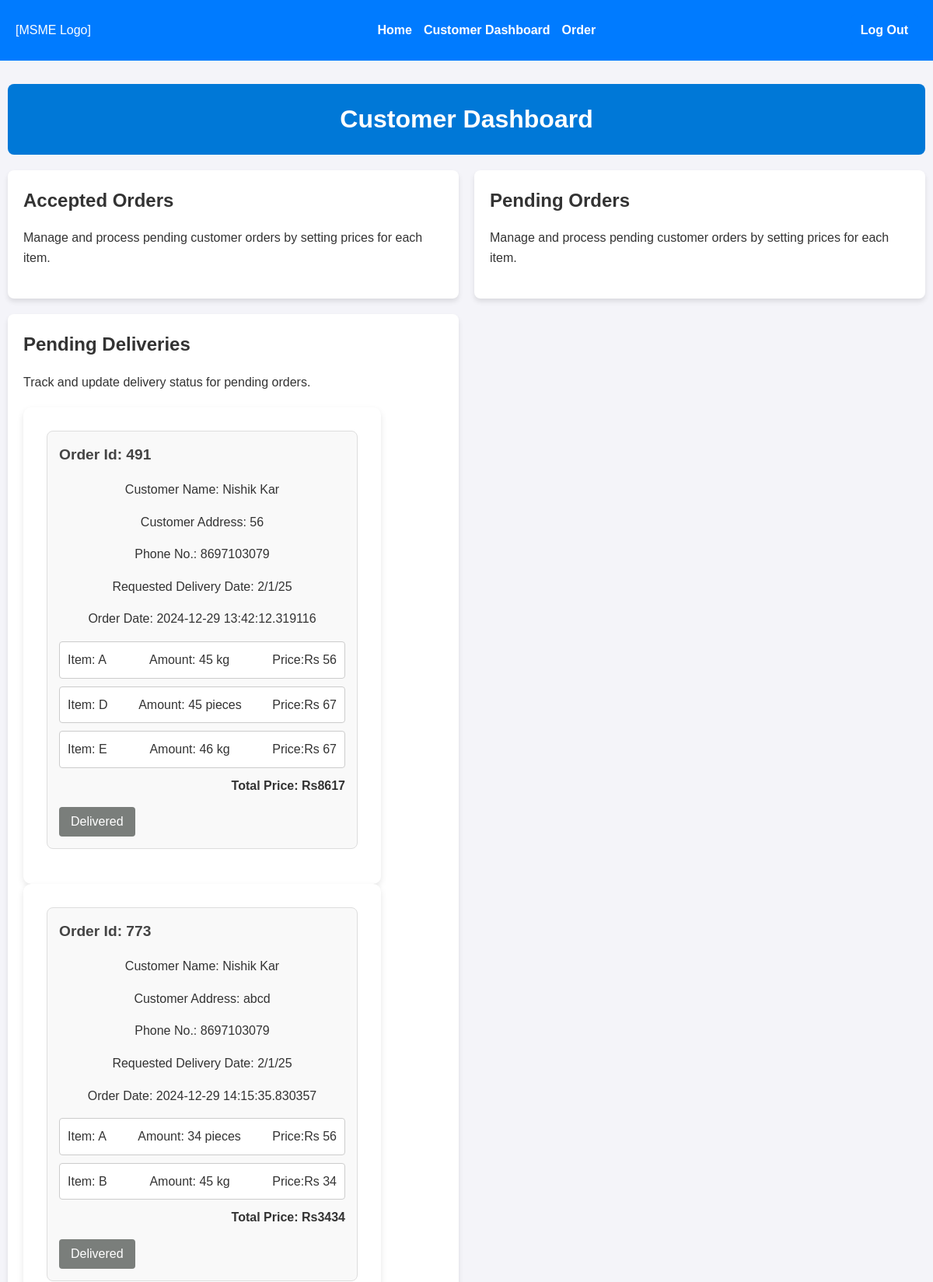
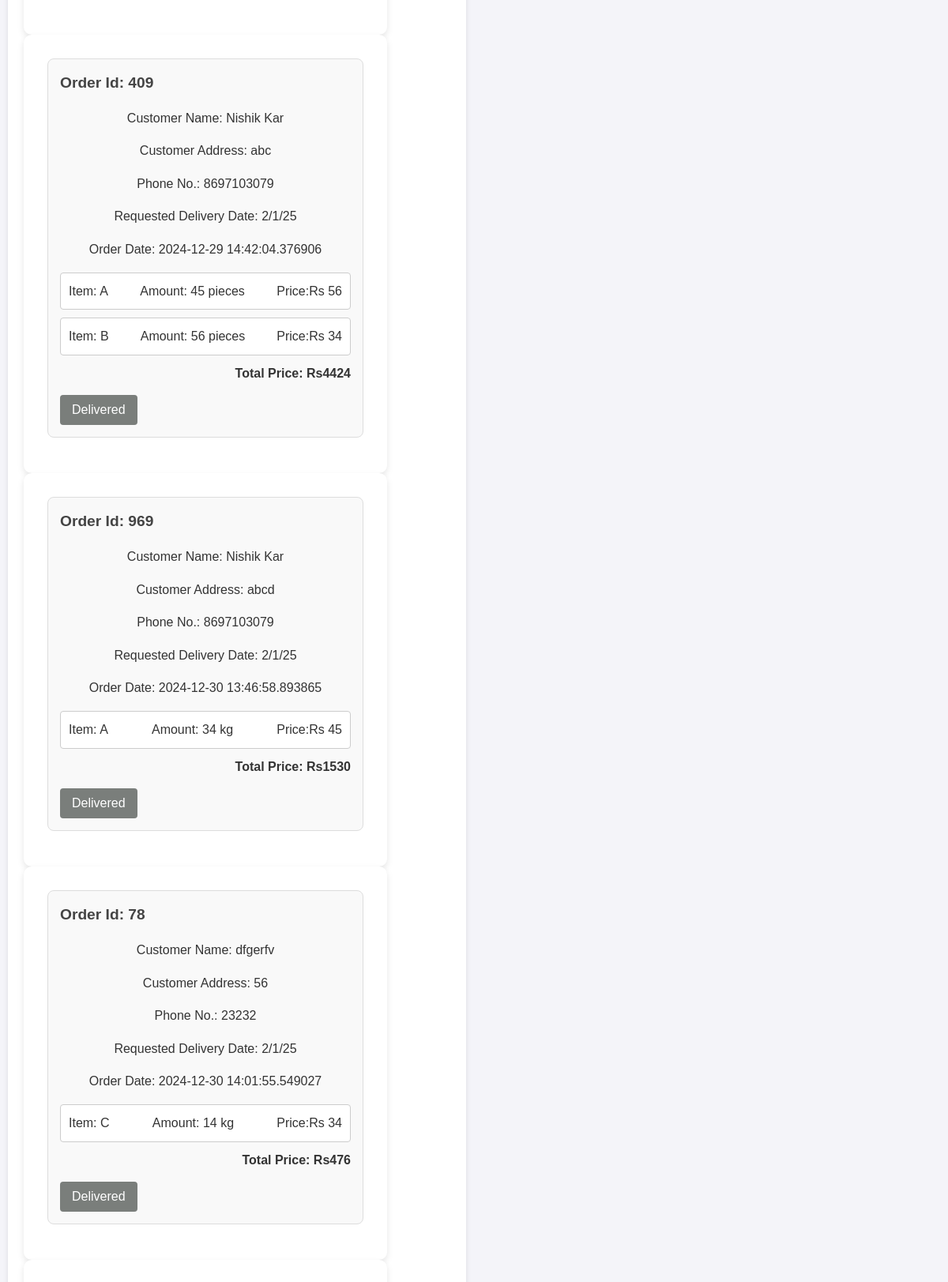
Screenshot of /customer_dashboard (signed in, upper part) with the database file from the repository (2 pictures, top to bottom).
### tables this page shows
CREATE TABLE orders (  
    user_id INTEGER NOT NULL,
    order_id INTEGER NOT NULL,
    name TEXT NOT NULL,
    date TEXT NOT NULL,
    order_status TEXT NOT NULL,
    delivery_address TEXT,
    delivery_date TEXT,
    phone_no TEXT, 
    total_bill INTEGER DEFAULT NULL,
    FOREIGN KEY(user_id) REFERENCES users(id)
  );

CREATE TABLE order_description (
    id INTEGER NOT NULL,
    item_id INTEGER NOT NULL,
    quantity INTEGER NOT NULL,
    qty_type TEXT NOT NULL, price INTEGER DEFAULT NULL, item_name TEXT NOT NULL,
    FOREIGN KEY(item_id) REFERENCES items(id)
  );

### app.py (the view)
@app.route("/customer_dashboard", methods=["GET", "POST"])
@login_required
def customer_dashboard():
    if request.method == "POST":
        if request.form.get("action") == "reject":
            conn=sqlite3.connect('project.db')
            conn.row_factory = sqlite3.Row  # Enable dictionary-like access
            cursor=conn.cursor()
            order_id=int(request.form.get("order_id"))
            cursor.execute("UPDATE orders SET order_status = 'REJECTED' WHERE order_id = ?", (order_id,))
            user_id=int(session["user_id"])
            orders = cursor.execute("SELECT * FROM orders WHERE order_status = 'ACCEPTED' AND user_id = ?",(user_id,)).fetchall()
            order_description=cursor.execute("SELECT * FROM order_description WHERE id IN( SELECT order_id FROM orders WHERE order_status = 'ACCEPTED' AND user_id =  ? )",(user_id,)).fetchall()
            deliveries = cursor.execute("SELECT * FROM orders WHERE order_status = 'TBD' AND user_id = ?", (user_id,)).fetchall()
            delivery_description=cursor.execute("SELECT * FROM order_description WHERE id IN( SELECT order_id FROM orders WHERE order_status = 'TBD' AND user_id = ? )",(user_id,)).fetchall()
            pendings = cursor.execute("SELECT * FROM orders WHERE order_status = 'REQUESTED' AND user_id = ?", (user_id,)).fetchall()
            pending_descr=cursor.execute("SELECT * FROM order_description WHERE id IN( SELECT order_id FROM orders WHERE order_status = 'REQUESTED' AND user_id = ? )",(user_id,)).fetchall()
            conn.commit()
            conn.close()
            return render_template("customer_dashboard.html", orders=orders, items=order_description, deliveries=deliveries,descriptions=delivery_description,pendings=pendings, pending_descr=pending_descr  )
        else:
            conn=sqlite3.connect('project.db')
            conn.row_factory = sqlite3.Row  # Enable dictionary-like access
            cursor=conn.cursor()
            order_id=int(request.form.get("order_id"))
            cursor.execute("UPDATE orders SET order_status = 'APPROVED' WHERE order_id = ?", (order_id,))
            user_id=int(session["user_id"])
            orders = cursor.execute("SELECT * FROM orders WHERE order_status = 'ACCEPTED' AND user_id = ?",(user_id,)).fetchall()
            order_description=cursor.execute("SELECT * FROM order_description WHERE id IN( SELECT order_id FROM orders WHERE order_status = 'ACCEPTED' AND user_id =  ? )",(user_id,)).fetchall()
            deliveries = cursor.execute("SELECT * FROM orders WHERE order_status = 'TBD' AND user_id = ?", (user_id,)).fetchall()
            delivery_description=cursor.execute("SELECT * FROM order_description WHERE id IN( SELECT order_id FROM orders WHERE order_status = 'TBD' AND user_id = ? )",(user_id,)).fetchall()
            pendings = cursor.execute("SELECT * FROM orders WHERE order_status = 'REQUESTED' AND user_id = ?", (user_id,)).fetchall()
            pending_descr=cursor.execute("SELECT * FROM order_description WHERE id IN( SELECT order_id FROM orders WHERE order_status = 'REQUESTED' AND user_id = ? )",(user_id,)).fetchall()
            conn.commit()
            conn.close()
            return render_template("customer_dashboard.html", orders=orders, items=order_description, deliveries=deliveries,descriptions=delivery_description,pendings=pendings, pending_descr=pending_descr  )
    else:
        conn=sqlite3.connect('project.db')
        conn.row_factory = sqlite3.Row  # Enable dictionary-like access
        cursor=conn.cursor()
        user_id=int(session["user_id"])
        orders = cursor.execute("SELECT * FROM orders WHERE order_status = 'ACCEPTED' AND user_id = ?",(user_id,)).fetchall()
        order_description=cursor.execute("SELECT * FROM order_description WHERE id IN( SELECT order_id FROM orders WHERE order_status = 'ACCEPTED' AND user_id =  ? )",(user_id,)).fetchall()
        deliveries = cursor.execute("SELECT * FROM orders WHERE order_status = 'TBD' AND user_id = ?", (user_id,)).fetchall()
        delivery_description=cursor.execute("SELECT * FROM order_description WHERE id IN( SELECT order_id FROM orders WHERE order_status = 'TBD' AND user_id = ? )",(user_id,)).fetchall()
        pendings = cursor.execute("SELECT * FROM orders WHERE order_status = 'REQUESTED' AND user_id = ?", (user_id,)).fetchall()
        pending_descr=cursor.execute("SELECT * FROM order_description WHERE id IN( SELECT order_id FROM orders WHERE order_status = 'REQUESTED' AND user_id = ? )",(user_id,)).fetchall()
        conn.close()
        return render_template("customer_dashboard.html", orders=orders, items=order_description, deliveries=deliveries,descriptions=delivery_description,pendings=pendings, pending_descr=pending_descr  )

### app.py (called while the page is built)
@app.after_request
def after_request(response):
    response.headers["Cache-Control"] = "no-cache, no-store, must-revalidate"
    response.headers["Expires"] = 0
    response.headers["Pragma"] = "no-cache"
    return response

### helpers.py (called while the page is built)
def login_required(f):
    @wraps(f)
    def decorated_function(*args, **kwargs):
        if session.get("user_id") is None:
            return redirect("/login")
        return f(*args, **kwargs)
    return decorated_function

### templates/customer_dashboard.html (shortened to what this page needs)
<!DOCTYPE html>
<html lang="en">
<head>
    <link href="/static/styles.css" rel="stylesheet">
</head>
<body>
<header class="main-header">
    <div class="logo">[MSME Logo]</div>
    <nav>
        <ul class="nav-links">
        <li><a href="{{ url_for('index') }}">Home</a></li>
        <li><a href="{{ url_for('customer_dashboard') }}">Customer Dashboard</a></li>
        <li><a href="{{ url_for('order') }}">Order</a></li>
        </ul>
    </nav>
    <div>
        <a href="{{ url_for('logout') }}" class="btn-primary">Log Out</a>
    </div>
</header>
    <div class="dashboard-container">
        <div class="header">
            <h1>Customer Dashboard</h1>
        </div>
        <div class="grid-container">
            <div class="card">
                <h3>Accepted Orders</h3>
                <p>Manage and process pending customer orders by setting prices for each item.</p>
            </div>
            <div class="card">
                <h3>Pending Orders</h3>
                <p>Manage and process pending customer orders by setting prices for each item.</p>
            </div>
            <div class="card">
                <h3>Pending Deliveries</h3>
                <p>Track and update delivery status for pending orders.</p>
                <div class="pending-deliveries">
                    {% for order in deliveries %}
                    <form action="/#" method="POST">
                      <div class="order">
                        <h4>Order Id: {{order["order_id"]}}</h4>
                        <p>Customer Name: {{order["name"]}}</p>
                        <p>Customer Address: {{order["delivery_address"]}}</p>
                        <p>Phone No.: {{order["phone_no"]}}</p>
                        <p>Requested Delivery Date: {{order["delivery_date"]}}</p>
                        <p>Order Date: {{order["date"]}}</p>
                        {% for item in descriptions %}
                            {% if item["id"] == order["order_id"] %}
                            <div class="order-item">
                                <span>Item: {{item["item_name"]}}</span>
                                <span>Amount: {{item["quantity"]}} {{item["qty_type"]}}</span>
                                <span>Price:Rs {{item["price"]}}</span>
                            </div>
                            {% endif %}
                        {% endfor %}
                        <div class="order-total">Total Price: Rs<span class="total-price">{{order["total_bill"]}}</span></div>
                        <div class="order-actions">
                            <button type="submit" class="TBD">Delivered</button>
                        </div>
                      </div>
                    </form>
                  {% endfor %}
                </div>
            </div>
        </div>
    </div>
</body>
</html>

### static/styles.css (style rules this page uses)
body { font-family: 'Arial', sans-serif; margin: 0; padding: 0; color: #333; line-height: 1.6; }
a { text-decoration: none; }
.main-header { background: #007BFF; color: white; display: flex; justify-content: space-between; align-items: center; padding: 10px 20px; }
.nav-links { list-style: none; display: flex; gap: 15px; }
.nav-links li a { color: white; font-weight: bold; }
.btn-primary, .btn-secondary { padding: 8px 15px; border-radius: 5px; font-size: 14px; font-weight: bold; }
.btn-primary { background: white; color: #007BFF; border: 2px solid white; }
.btn-primary { margin-top: 10px; padding: 10px 20px; font-size: 14px; }
form { background-color: white; padding: 30px; border-radius: 10px; box-shadow: 0 4px 8px rgba(0, 0, 0, 0.1); width: 100%; max-width: 400px; }
button[type="submit"] { width: fit-content; padding: 10px 20px; font-size: 16px; }
form p { text-align: center; }
.btn-primary { width: 100%; padding: 12px; font-size: 16px; background-color: #007BFF; color: white; border: none; border-radius: 5px; cursor: pointer; }

### templates/customer_dashboard.html (style rules this page uses)
body { font-family: Arial, sans-serif; margin: 0; padding: 0; background-color: #f4f4f9; }
.dashboard-container { max-width: 1200px; margin: 20px auto; padding: 10px; }
.header { text-align: center; padding: 20px; background-color: #0078d7; color: white; border-radius: 8px; }
.header h1 { margin: 0; font-size: 2rem; }
.grid-container { display: grid; grid-template-columns: repeat(2, 1fr); gap: 20px; margin-top: 20px; }
.card { background-color: white; box-shadow: 0 4px 6px rgba(0, 0, 0, 0.1); border-radius: 8px; padding: 20px; transition: transform 0.2s, box-shadow 0.2s; }
.card h3 { margin: 0; font-size: 1.5rem; color: #333; }
.pending-orders, .pending-deliveries { margin-top: 20px; }
.order { background-color: #f9f9f9; border: 1px solid #ddd; border-radius: 8px; padding: 15px; margin-bottom: 15px; }
.order h4 { margin: 0; font-size: 1.2rem; color: #444; }
.order-item { display: flex; align-items: center; justify-content: space-between; margin-top: 10px; padding: 10px; background-color: #fff; border: 1px solid #ccc; border-radius: 4px; }
.order-total { margin-top: 10px; font-size: 1rem; font-weight: bold; text-align: right; }
.order-actions { margin-top: 15px; display: flex; gap: 10px; }
.order-actions button { padding: 10px 15px; border: none; border-radius: 4px; cursor: pointer; transition: background-color 0.2s; color: white; }
.order-actions .TBD { background-color: #7a7e7b; }

### rows the page displays
orders: order_id "491", name "Nishik Kar", delivery_address "56", phone_no "8697103079", delivery_date "2/1/25", date "2024-12-29 13:42:12.319116", total_bill "8617"
order_description: item_name "A", quantity "45", qty_type "kg", price "56"
order_description: item_name "D", quantity "45", qty_type "pieces", price "67"
order_description: item_name "E", quantity "46", qty_type "kg", price "67"
orders: order_id "773", name "Nishik Kar", delivery_address "abcd", phone_no "8697103079", delivery_date "2/1/25", date "2024-12-29 14:15:35.830357", total_bill "3434"
order_description: item_name "A", quantity "34", qty_type "pieces", price "56"
order_description: item_name "B", quantity "45", qty_type "kg", price "34"
orders: order_id "409", name "Nishik Kar", delivery_address "abc", phone_no "8697103079", delivery_date "2/1/25", date "2024-12-29 14:42:04.376906", total_bill "4424"
order_description: item_name "A", quantity "45", qty_type "pieces", price "56"
order_description: item_name "B", quantity "56", qty_type "pieces", price "34"
orders: order_id "969", name "Nishik Kar", delivery_address "abcd", phone_no "8697103079", delivery_date "2/1/25", date "2024-12-30 13:46:58.893865", total_bill "1530"
order_description: item_name "A", quantity "34", qty_type "kg", price "45"
orders: order_id "78", name "dfgerfv", delivery_address "56", phone_no "23232", delivery_date "2/1/25", date "2024-12-30 14:01:55.549027", total_bill "476"
order_description: item_name "C", quantity "14", qty_type "kg", price "34"
